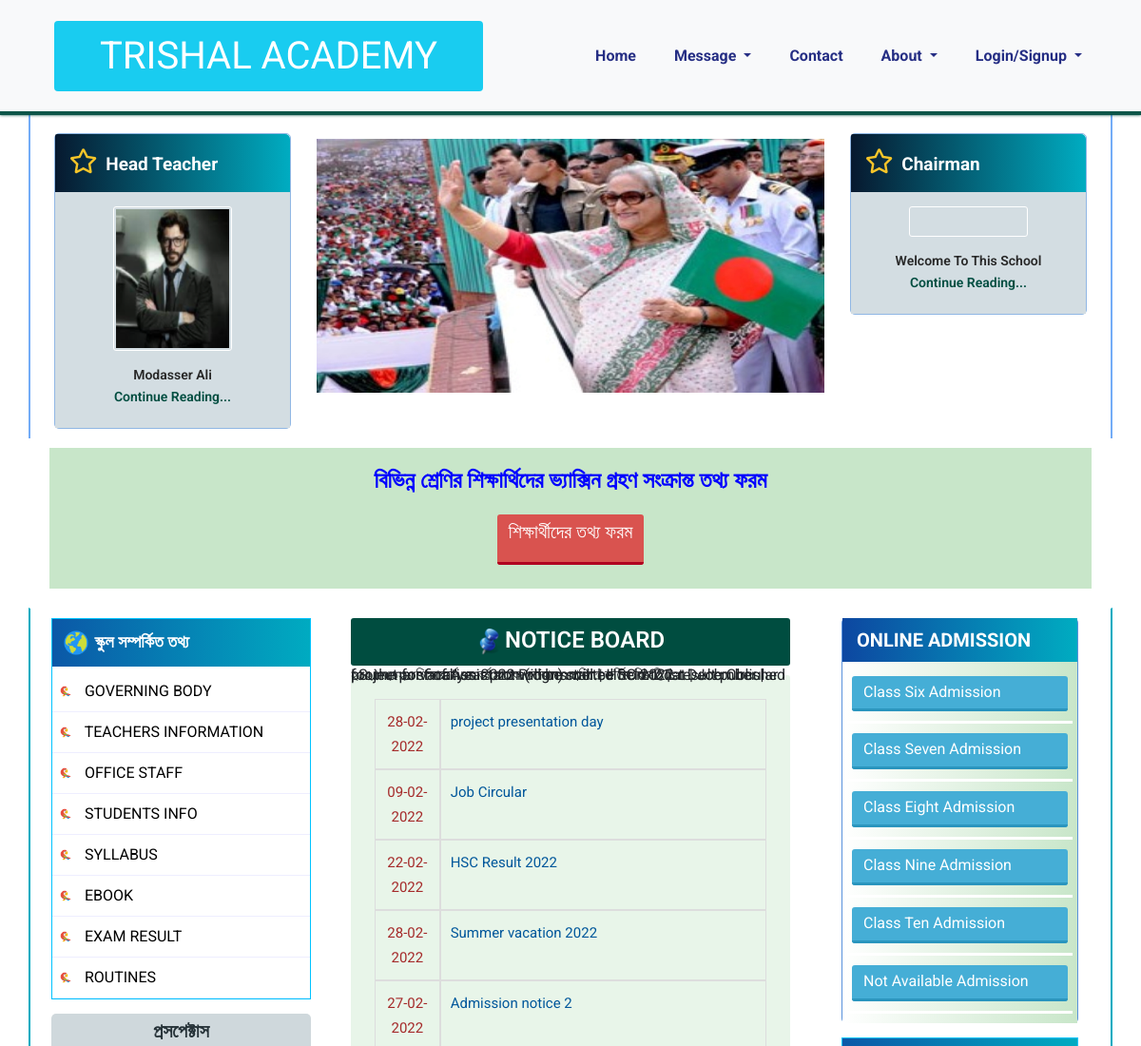
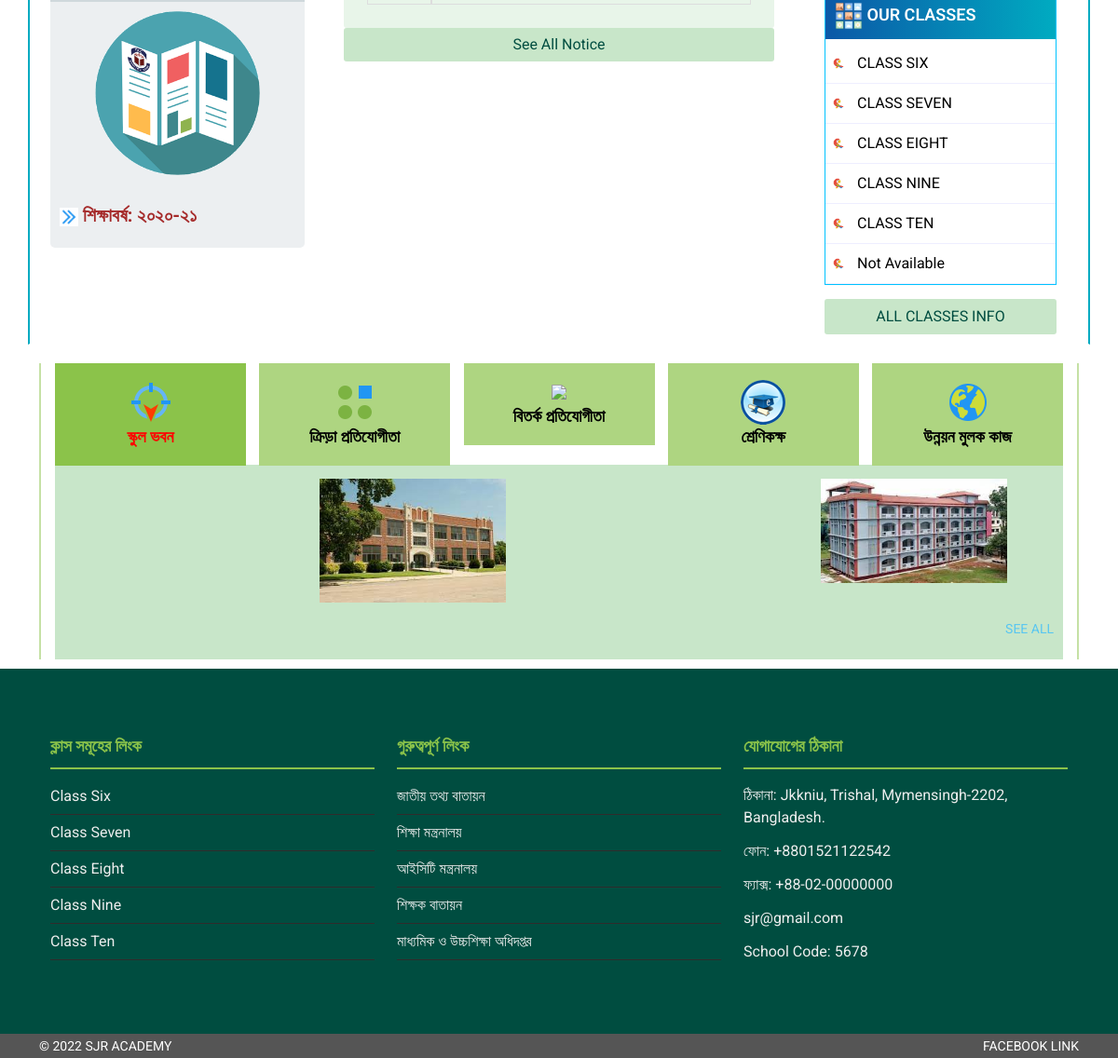
The page / on the database its author committed (2 pictures, top to bottom).
### tables this page shows
CREATE TABLE `notices` (
  `id` int(11) NOT NULL,
  `start_date` date NOT NULL,
  `end_date` date NOT NULL,
  `title` varchar(150) NOT NULL,
  `description` varchar(500) NOT NULL,
  `class` int(11) NOT NULL,
  `link` varchar(100) NOT NULL
);

CREATE TABLE `classes` (
  `id` int(11) NOT NULL,
  `class_name` varchar(100) NOT NULL,
  `phone` varchar(100) NOT NULL
);

### index.php (the view, shortened to what this page needs)
<?php
require 'db_connect.php';
$noticeQuery="SELECT * FROM notices ORDER BY id DESC";
$notices=mysqli_query($db_connect, $noticeQuery);
include 'dashboard/header.php';
?>
    <section>
        <div class="container">
            <div class="row main">
                <div class="col-lg-3">
                    <div class="banner-item">
                        <div class="banner-top">
                            <i class="far fa-star"></i>
                            <h3>Head Teacher</h3>
                        </div>
                        <div class="banner-bottom">
                            <div class="banner-img">
                                <div class="chairman-img">
                                    <img src="images/head.png" class="img-fluid" alt="">
                                </div>
                            </div>
                            <div class="banner-text">
                                <h3> Modasser Ali</h3>
                                <a href="/sjr-academy/message/message.php"> continue reading... </a>
                            </div>
                        </div>
                    </div>
                </div>
                <div class="col-lg-6 mt-3">
                    <div class="banner-main">
                        <div class="banner-slider">
                            <img src="images/slider-2.jpg" class="img-fluid" alt="">
                        </div>
                    </div>
                </div>
                <div class="col-lg-3">
                    <div class="banner-item">
                        <div class="banner-top">
                            <i class="far fa-star"></i>
                            <h3>Chairman</h3>
                        </div>
                        <div class="banner-bottom">
                            <div class="banner-img">
                                <div class="chairman-img">
                                </div>
                            </div>
                            <div class="banner-text">
                                <h3>
                                    Welcome to this school</h3>
                                <a href="/sjr-academy/message/message.php"> continue reading... </a>
                            </div>
                        </div>
                    </div>
                </div>
            </div>
        </div>
    </section>
    <section id="fetures">
        <div class="container">
            <div class="row">
                <div class="col-lg-12">
                    <div class="fetures-item text-center" >
                        <h3 style="color: blue;"> বিভিন্ন শ্রেণির শিক্ষার্থিদের ভ্যাক্সিন গ্রহণ সংক্রান্ত তথ্য ফরম</h3>
                        <div class="fetures-btn">
                            <a href="#">শিক্ষার্থীদের তথ্য ফরম</a>
                        </div>
                    </div>
                </div>
            </div>
        </div>
    </section>
    <section id="fetures2">
        <div class="container border-n">
            <div class="row fetures-main">
                <div class="col-lg-3 m">
                    <div class="feuters2-left-main">
                        <ul>
                            <li>
                                <h4>
                                    <img src="images/globe.png" class="img-fluid" alt="">
                                    <span> স্কুল সম্পর্কিত তথ্য</span>
                                </h4>
                            </li>
                            <li>
                                <a href="information/governing_body.php">
                                    <img src="images/n.png" width="12" alt=""> GOVERNING BODY
                                </a>
                            </li>
                            <li>
                                <a href="information/teachers.php">
                                    <img src="images/n.png" width="12" alt=""> TEACHERS INFORMATION
                                </a>
                            </li>
                            <li>
                                <a href="information/staff.php">
                                    <img src="images/n.png" width="12" alt=""> OFFICE STAFF
                                </a>
                            </li>
                            <li>
                                <a href="#">
                                    <img src="images/n.png" width="12" alt=""> STUDENTS INFO
                                </a>
                            </li>
                            <li>
                                <a href="#">
                                    <img src="images/n.png" width="12" alt=""> SYLLABUS
                                </a>
                            </li>
                            <li>
                                <a href="#">
                                    <img src="images/n.png" width="12" alt=""> EBOOK
                                </a>
                            </li>
                            <li>
                                <a href="#">
                                    <img src="images/n.png" width="12" alt=""> EXAM RESULT
                                </a>
                            </li>
                            <li>
                                <a href="images/routine.jpg" target="_blank">
                                    <img src="images/n.png" width="12" alt=""> ROUTINES
                                </a>
                            </li>
                        </ul>
                    </div>
                    <div class="left-last">
                        <div class="left-last-head">
                            <h3> প্রসপেক্টাস </h3>
                        </div>
                        <div class="left-last-body">
                            <div class="left-last-img text-center">
                                <a href="images/prospectus.pdf" target="_blank">
                                    <img src="images/prospectusicon.png" class="img-fluid" width="70%" alt="">
                                </a>
                            </div>
                            <div class="left-last-link" style="white-space: nowrap;">
                                <a href="images/prospectus.pdf" target="_blank">
                                    <img src="images/rightarrow.gif" class="img-fluid" width="20" alt="">
                                    <span> শিক্ষাবর্ষ: ২০২০-২১</span>
                                </a>
                            </div>
                        </div>
                    </div>
                </div>
                <div class="col-lg-6 padding-0">
                    <div class="features-middle">
                        <div class="noticed">
                            <h3>
                                <img src="images/pin.png" class="img-fluid" width="30" alt="">NOTICE BOARD
                            </h3>
                        </div>
                        <div class="table-1 ">
                            <?php
                            foreach($notices as $idx=>$notice){
                                if($idx==5) break;
                                if($idx==0) $noticeId=$notice['id'];
                            ?>
                            <div class="row hover-0">
                                <div class="col-2  border custom">
                                    <h4> <?=date_format(date_create($notice['start_date']), "d-m-Y")?> </h4>
                                </div>
                                <div class="col-10 border lr">
                                    <a href="/sjr-academy/notice/notice.php?id=<?=$notice['id']?>"><?=$notice['title']?></a>
                                </div>
                            </div>
                            <?php } ?>
                        </div>
                        <div class="feuters-middle-last">
                            <a href="notice/all_notice.php?id=<?=$noticeId?>">See All Notice</a>
                        </div>
                    </div>
                </div>
                <div class="col-lg-3 mx-0">
                    <div class="fetures-right-main">
                        <div class="fetures-right-item">
                            <div class="fetures-right-item-head">
                                <span> ONLINE ADMISSION</span>
                            </div>
                            <div class="fetures-right-item-body">
                            <?php foreach($classes as $class){ ?>
                                <div class="fetures-right-item-body-link ">
                                    <div class="link link-1 text-start">
                                        <a href="admission/admission.php?id=<?=$class['id']?>"><?=ucwords(strtolower($class['class_name'])) ?> Admission</a>
                                    </div>
                                </div>
                            <?php }?>
                            </div>
                        </div>
                        <div class="feuters2-left-main super-copy">
                            <ul>
                                <li>
                                    <h4>
                                        <img src="images/copy.png" class="img-fluid" alt="">
                                        <span> OUR CLASSES</span>
                                    </h4>
                                </li>
                                <?PHP foreach($classes as $class){ ?>
                                    <li>
                                        <a href="class/class_details.php?id=<?=$class['id']?>">
                                            <img src="images/n.png" width="12" alt=""> <?=$class['class_name']?>
                                        </a>
                                    </li>
                                <?php } ?>
                            </ul>
                            <div class="right-last">
                                <a href="#" class="btn">
                                    ALL CLASSES INFO
                                </a>
                            </div>
                        </div>
                    </div>
                </div>
            </div>
        </div>
    </section>
    <section id="nav-tabs">
        <div class="container">
            <div class="nav-tabs-main">
                <ul class="nav nav-tabs d-flex justify-content-between" id="myTab" role="tablist">
                    <li class="nav-item" role="presentation">
                        <button class="nav-link active" id="home-tab" data-bs-toggle="tab" data-bs-target="#first" type="button" role="tab" aria-controls="home" aria-selected="true">
                                    <div class="button button1">
                                        <div class="btn-img ">
                                            <img src="images/navtab.png " class="img-fluid " alt=" ">
                                        </div>
                                        <div class="btn-text ">
                                          স্কুল ভবন
                                        </div>
                                    </div>
                        </button>
                    </li>
                    <li class="nav-item" role="presentation">
                        <button class="nav-link" id="contact-tab" data-bs-toggle="tab" data-bs-target="#second" type="button" role="tab" aria-controls="contact" aria-selected="false">
                                    <div class="button button2">
                                        <div class="btn-img ">
                                            <img src="images/navtab.png2.png " class="img-fluid " alt=" ">
                                        </div>
                                        <div class="btn-text ">
                                            ক্রিড়া প্রতিযোগীতা
                                        </div>
                                    </div>
                        </button>
                    </li>
                    <li class="nav-item" role="presentation">
                        <button class="nav-link" id="contact-tab" data-bs-toggle="tab" data-bs-target="#third" type="button" role="tab" aria-controls="contact" aria-selected="false">
                                    <div class="button button2">
                                        <div class="btn-img ">
                                            <img src="images/navtab.png2.png3.png " class="img-fluid " alt=" ">
                                        </div>
                                        <div class="btn-text ">
                                            বিতর্ক প্রতিযোগীতা
                                        </div>
                                    </div>
                        </button>
                    </li>
                    <li class="nav-item" role="presentation">
                        <button class="nav-link" id="contact-tab" data-bs-toggle="tab" data-bs-target="#fourth" type="button" role="tab" aria-controls="contact" aria-selected="false">
                                    <div class="button button2">
                                        <div class="btn-img ">
                                            <img src="images/navtab.png2.png3.png4.png " class="img-fluid " alt=" ">
                                        </div>
                                        <div class="btn-text ">
                                          শ্রেণিকক্ষ
                                        </div>
                                    </div>
                        </button>
                    </li>
                    <li class="nav-item" role="presentation">
                        <button class="nav-link" id="contact-tab" data-bs-toggle="tab" data-bs-target="#fifth" type="button" role="tab" aria-controls="contact" aria-selected="false">
                                    <div class="button button2">
                                        <div class="btn-img ">
                                            <img src="images/navtab.png2.png3.png4.png5.png " class="img-fluid " alt=" ">
                                        </div>
                                        <div class="btn-text ">
                                            উন্নয়ন মুলক কাজ
                                        </div>
                                    </div>
                        </button>
                    </li>
                </ul>
                <div class="tab-content" id="myTabContent">
                    <div class="tab-pane custom  fade show active" id="first" role="tabpanel" aria-labelledby="home-tab">
                        <div class="nav-tabs-container ">
                            <div class="row">
                                <div class="col-lg-3 rounded">
                                </div>
                                <div class="col-lg-3">
                                    <img src="images/project/school3.jpg" alt="" width="200px">
                                </div>
                                <div class="col-lg-3">
                                </div>
                                <div class="col-lg-3">
                                    <img src="images/project/school2.jpg" alt="" width="200px">
                                </div>
                            </div>
                        </div>
                    </div>
                </div>
                <div class="ooo ">
                    <a href="#">  SEE ALL</a>
                </div>
            </div>
        </div>
    </section>
<?php
include 'dashboard/footer.php';
?>

### css/about.css (style rules this page uses)
* { padding: 0; margin: 0; outline: 0; }
a { text-decoration: none; }
ul,ol { list-style: none; }
.h1, .h2, .h3, .h4, .h5, .h6, h1, h2, h3, h4, h5, h6 { margin-top: 0; margin-bottom: 0rem; }

### css/contact.css (style rules this page uses)
* { padding: 0; margin: 0; outline: 0; }
a { text-decoration: none; }
ul,ol { list-style: none; }
.h1, .h2, .h3, .h4, .h5, .h6, h1, h2, h3, h4, h5, h6 { margin-top: 0; margin-bottom: 0rem; }

### rows shown on the page
notices: start_date "28-02-2022", title "project presentation day"
notices: start_date "09-02-2022", title "Job Circular"
notices: start_date "22-02-2022", title "HSC Result 2022"
notices: start_date "28-02-2022", title "Summer vacation 2022"
notices: start_date "27-02-2022", title "Admission notice 2"
classes: class_name "Class Six", class_name "CLASS SIX"
classes: class_name "Class Seven", class_name "CLASS SEVEN"
classes: class_name "Class Eight", class_name "CLASS EIGHT"
classes: class_name "Class Nine", class_name "CLASS NINE"
classes: class_name "Class Ten", class_name "CLASS TEN"
classes: class_name "Not Available"
